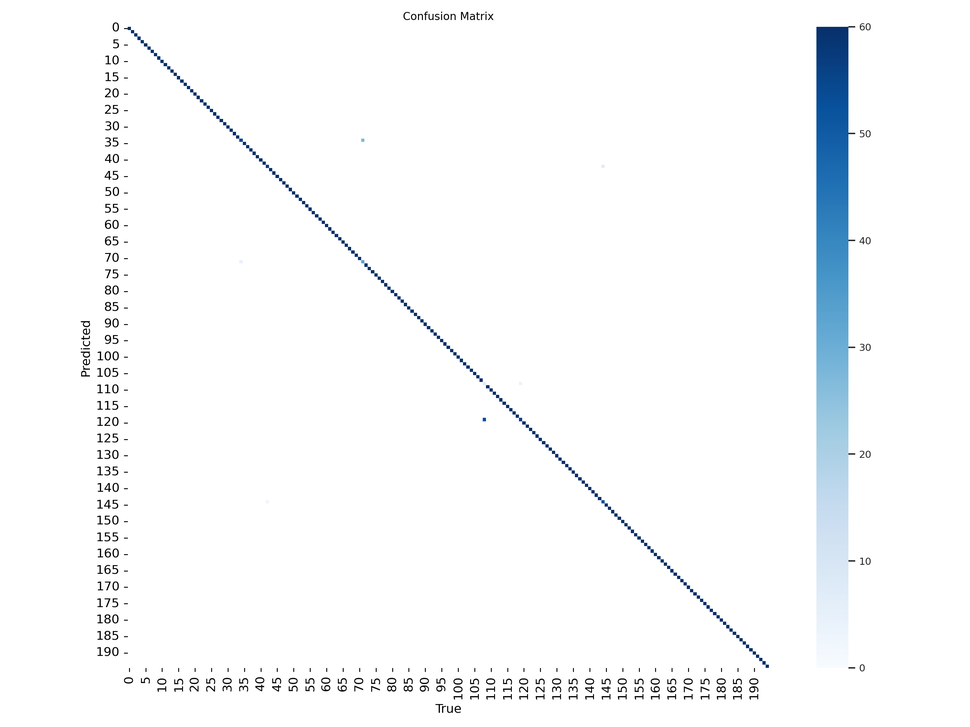
#> input picture runs/classify/train/confusion_matrix.png, 970 x 727 px, shrunk from 3000 x 2250 before the run, given as the content of the folder datasets/mios/resized, which was not available
$ python ruido_100.py
#> lines starting #> are read from the running program, lines starting #| are printed output that depends on the picture; pictures that were not available may be replaced by others from this repository, and a replacement may not be noted
import os
import cv2
import numpy as np
import random

import os
import cv2
import numpy as np
import random

def add_gaussian_noise(img):
    mean = 0
    var = 10
    sigma = var ** 0.5
    gauss = np.random.normal(mean, sigma, img.shape)
    noisy_img = img + gauss
    return np.clip(noisy_img, 0, 255).astype(np.uint8)

def add_salt_and_pepper_noise(img, amount=0.04):
    row, col, _ = img.shape
    s_vs_p = 0.5
    out = np.copy(img)

    # Salt
    num_salt = np.ceil(amount * img.size * s_vs_p)
    coords = [np.random.randint(0, i - 1, int(num_salt)) for i in img.shape]
    out[tuple(coords)] = 255

    # Pepper
    num_pepper = np.ceil(amount * img.size * (1. - s_vs_p))
    coords = [np.random.randint(0, i - 1, int(num_pepper)) for i in img.shape]
    out[tuple(coords)] = 0

    return out

def rotate_image(img, angle):
    center = tuple(np.array(img.shape[1::-1]) / 2)
    rot_mat = cv2.getRotationMatrix2D(center, angle, 1.0)
    return cv2.warpAffine(img, rot_mat, img.shape[1::-1], flags=cv2.INTER_LINEAR)

def change_brightness(img, value=30):
    hsv = cv2.cvtColor(img, cv2.COLOR_BGR2HSV)
    h, s, v = cv2.split(hsv)
    v = cv2.add(v, value)
    final_hsv = cv2.merge((h, s, v))
    img = cv2.cvtColor(final_hsv, cv2.COLOR_HSV2BGR)
    return img


def random_brightness_transform(image, num_shapes=3, max_brightness_change=50):
    """
    Randomly changes the brightness of different areas in the image.

    :param image: The original image.
    :param num_shapes: Number of random shapes to use for changing brightness.
    :param max_brightness_change: Maximum change in brightness (positive or negative).
    :return: Transformed image.
    """
    transformed_image = image.copy()
    height, width, _ = transformed_image.shape

    for _ in range(num_shapes):
        # Randomly choose a rectangle or ellipse
        shape_type = random.choice(["rectangle", "ellipse"])

        # Randomly define the shape's dimensions and position
        x1, y1 = random.randint(0, width-10), random.randint(0, height-10)
        x2, y2 = random.randint(x1, width), random.randint(y1, height)

        # Random brightness change
        brightness_change = random.randint(-max_brightness_change, max_brightness_change)

        # Create a mask for the shape
        mask = np.zeros_like(transformed_image, dtype=np.uint8)
        if shape_type == "rectangle":
            cv2.rectangle(mask, (x1, y1), (x2, y2), (brightness_change, brightness_change, brightness_change), thickness=cv2.FILLED)
        else:  # ellipse
            cv2.ellipse(mask, ((x1 + x2) // 2, (y1 + y2) // 2), ((x2 - x1) // 2, (y2 - y1) // 2), 0, 0, 360, (brightness_change, brightness_change, brightness_change), thickness=cv2.FILLED)

        # Apply the mask to the image
        transformed_image = cv2.add(transformed_image, mask)

    return transformed_image


import os
import cv2
import numpy as np
import random


def create_output_directory(base_folder, subfolder_name):
    output_dir = os.path.join(base_folder, subfolder_name)
    if not os.path.exists(output_dir):
        os.makedirs(output_dir)
    return output_dir

def apply_random_transformations_and_save(img, train_output_folder, test_output_folder, base_filename, num_new_images=100):
    for i in range(num_new_images):
        choices = ['rotate', 'gaussian', 'saltpepper', 'brightness', 'rand_bright']

        name = ""

        current_image = None

        for j, choice in enumerate(choices):
            if j == 0:
                current_image = img.copy()
                name += "__"

            name += choice


            if choice == 'rotate':
                angle = np.random.choice(range(0, 359))
                current_image = rotate_image(current_image, angle)
                suffix = f'rotate_{angle}'

            elif choice == 'gaussian':
                current_image = add_gaussian_noise(current_image)
                suffix = '_gaussian'

            elif choice == 'saltpepper':
                current_image = add_salt_and_pepper_noise(current_image)
                suffix = '_saltpepper'

            elif choice == 'brightness':
                value = np.random.randint(-50, 51)
                current_image = change_brightness(current_image, value)
                suffix = '_brightness'

            elif choice == 'rand_bright':
                current_image = random_brightness_transform(current_image)
                suffix = '_rand_bright'

        # Decidir si la imagen va a la carpeta de entrenamiento o de prueba
        if i < int(num_new_images * 0.8):
            output_path = os.path.join(train_output_folder, f"{base_filename}{suffix}_{i}.jpg")
        else:
            output_path = os.path.join(test_output_folder, f"{base_filename}{suffix}_{i}.jpg")

        cv2.imwrite(output_path, current_image)


input_folder = 'datasets/mios/resized'
output_base_folder = 'datasets/mios/augs'

# Crear carpetas de train y test
train_folder = create_output_directory(output_base_folder, 'train')
test_folder = create_output_directory(output_base_folder, 'test')

for filename in os.listdir(input_folder):
    if filename.lower().endswith((".png", ".jpg", ".jpeg")):
        img = cv2.imread(os.path.join(input_folder, filename))
#> img is the input picture: shape (727, 970, 3); mean B, G, R 251.2, 249.8, 248.3
        if img is None:
            continue


        station_name = filename.split('.')[0].replace(".jpg", "")


        train_output_folder = create_output_directory(train_folder, station_name)
        test_output_folder = create_output_directory(test_folder, station_name)

        apply_random_transformations_and_save(img, train_output_folder, test_output_folder, station_name, num_new_images=150)
#> the loop in apply_random_transformations_and_save, `for i in range(num_new_images):` made 150 passes
#> pass 1, in change_brightness, `h, s, v = cv2.split(hsv)`:
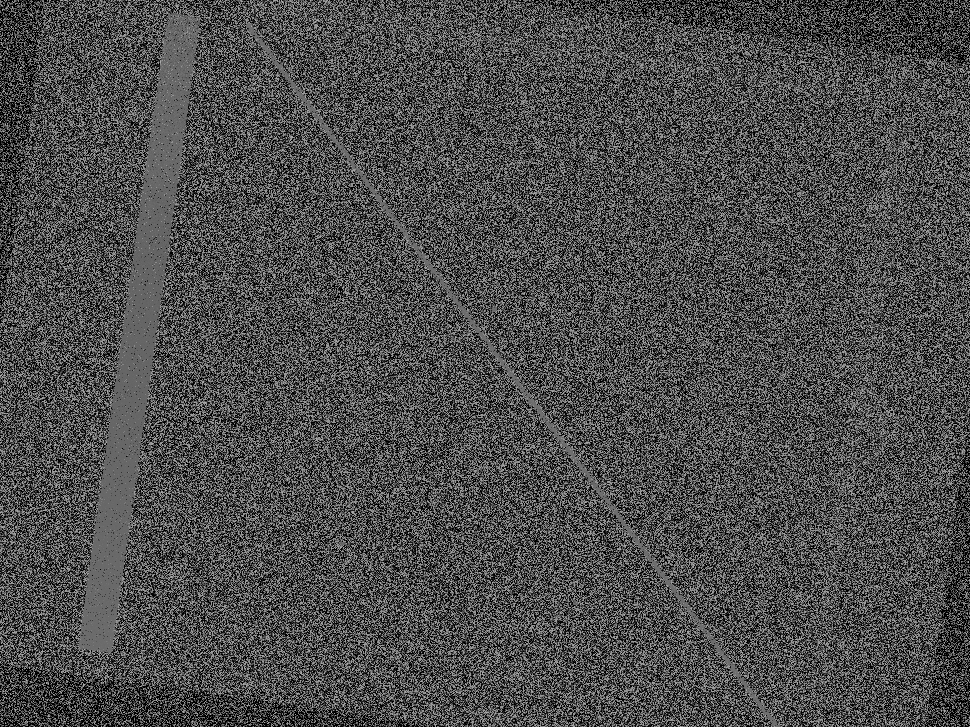
#> h: shape (727, 970); min 0, max 178, mean 76.1
#> pass 1, in change_brightness, `h, s, v = cv2.split(hsv)`:
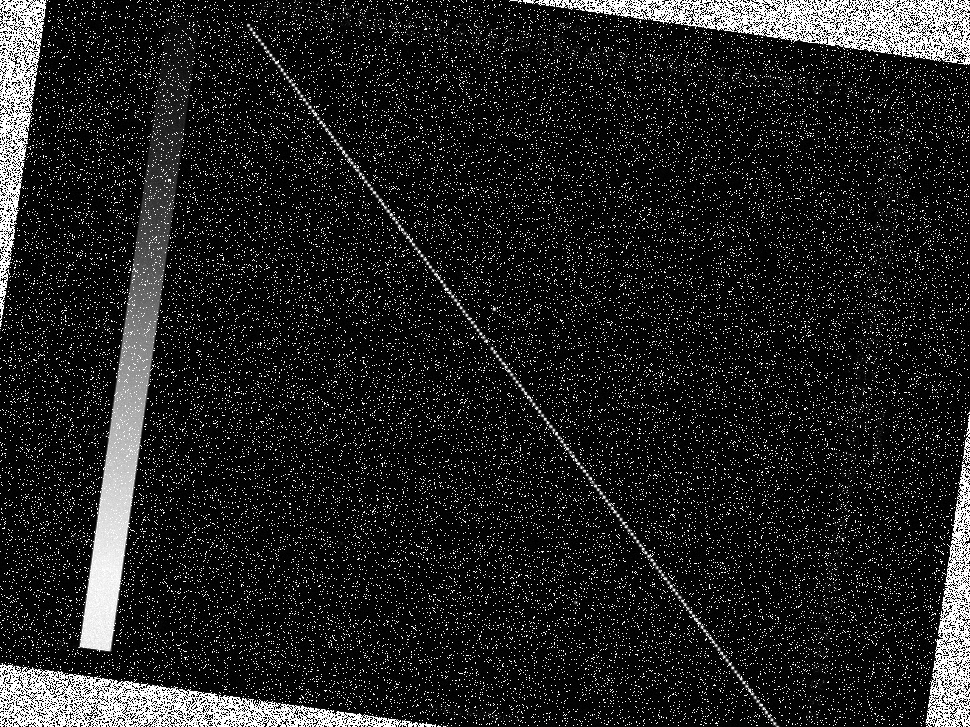
#> s: shape (727, 970); min 0, max 255, mean 32.7
#> pass 1, in change_brightness, `h, s, v = cv2.split(hsv)`:
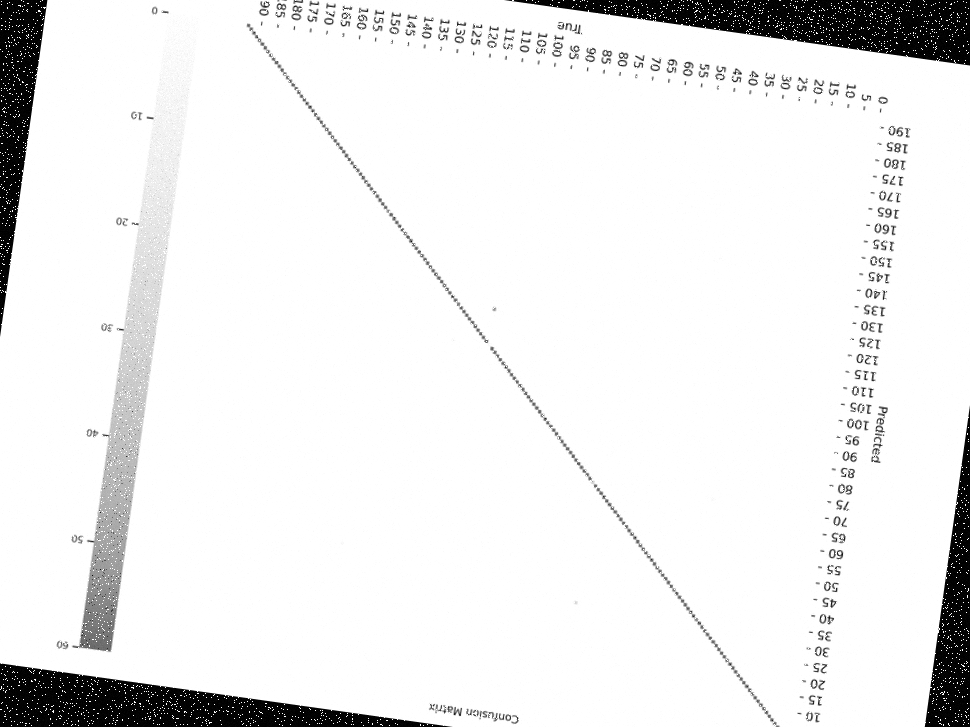
#> v: shape (727, 970); min 0, max 255, mean 236.1
